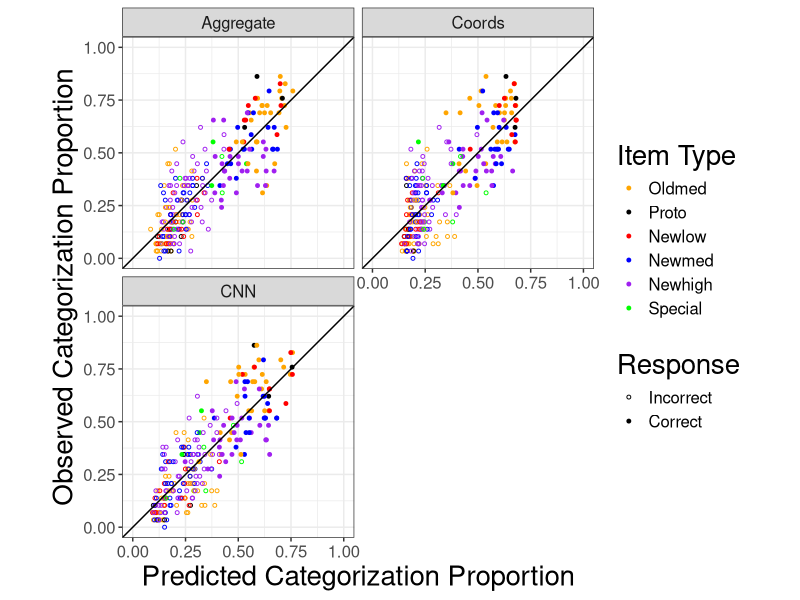
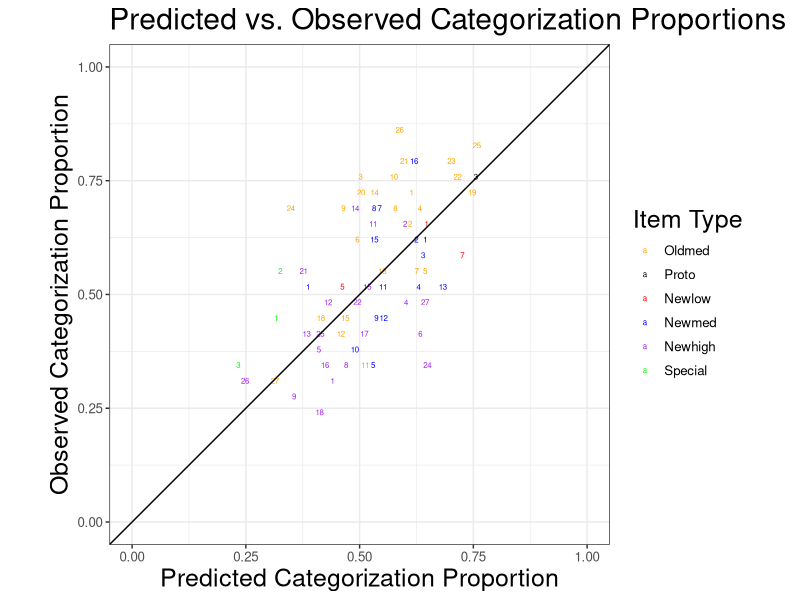

Source code (R) for these figures, in order:
library(data.table)
library(ggplot2)
library(purrr)
library(gridExtra)
library(tidyr)
library(dplyr)
#source('utils.R')
# ---- Load the Data ----
pattern_resp_data = read.csv("scatterplot_data.csv");


#--------scatterplot------------
## four examplar models
pattern_resp_data$itemtype = factor(pattern_resp_data$itemtype,labels = c("Oldmed","Proto","Newlow","Newmed","Newhigh","Special"))
pattern_resp_data$corr_values = factor(pattern_resp_data$corr_values,labels = c("Incorrect","Correct"))
pattern_resp_data$category_pat = factor(pattern_resp_data$category_pat,labels = c("A","B","C"))
pattern_resp_data$category_resp = factor(pattern_resp_data$category_resp,labels = c("A","B","C"))

model.labs <- c("Aggregate","Coords","CNN","CNN-MDS")
names(model.labs) <- c("1", "2","3","4")
scatterplot = ggplot(data = pattern_resp_data, aes(x=pred_val, y=obs_val)) +
              geom_point(aes(color = itemtype,shape = corr_values),size = 1) +
              geom_abline() +
              facet_wrap(vars(model),labeller = labeller(model = model.labs),nrow = 2) +
              xlab ("Predicted Categorization Proportion") +
              ylab ("Observed Categorization Proportion") +
              coord_equal(xlim = c(0,1),ylim = c(0,1)) +
              scale_color_manual(name = "Item Type",values = c("orange","black","red","blue","purple","green")) + 
              scale_shape_manual(name = "Response", values = c(1,19)) +
              theme_bw() +
              theme(title = element_text(size = 20),
                    text =  element_text(size = 15))
              
ggsave(paste0('categorization proportions_med','.jpg'),plot = scatterplot ,path = paste0("figure"), width = 18, height = 6)

#--------text scatterplot------------
## raw activation vs. MDS solutions
pat_display_data = filter(pattern_resp_data,corr_values == 'Correct',model == 3) %>%
                   arrange(itemtype) %>%
                   select('itemtype','obs_val','pred_val') 
                  
pat_display_data$pat_index = c(1:27,1:3,1:9,1:18,1:27,1:3)


scatterplot = ggplot(data = pat_display_data, aes(x=pred_val, y=obs_val)) +
  geom_text(aes(label = pat_index,color = itemtype),size = 2,check_overlap = TRUE) + #check_overlap = TRUE
  geom_abline() +
  ggtitle(label = "Predicted vs. Observed Categorization Proportions") +
  xlab ("Predicted Categorization Proportion") +
  ylab ("Observed Categorization Proportion") +
  coord_equal(xlim = c(0,1),ylim = c(0,1)) +
  scale_color_manual(name = "Item Type",values = c("orange","black","red","blue","purple","green")) +
  scale_shape_manual(name = "Response", values = c(1,16)) +
  theme_bw() +
  theme(title = element_text(size = 18),
        text =  element_text(size = 12))

ggsave(paste0('pat_CorrResp_MDS','.jpg'),plot = scatterplot ,path = paste0("figure"), width = 18, height = 6)
